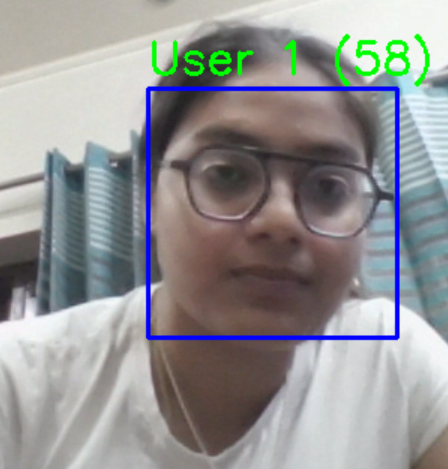
#> input picture User.png, 448 x 469 px, given in place of the camera
$ jupyter execute data_collection.ipynb
#> lines starting #> are read from the running program, lines starting #| are printed output that depends on the picture; after the words box and inside, x2 and y2 are one past the last pixel; in counts of white or black regions, pixels touching at a corner belong together
[cell 1]
import cv2
import numpy as np
import time

name = input("Enter your name: ")
#> the answer given: User.png

cap = cv2.VideoCapture(0)

classifier = cv2.CascadeClassifier(
    cv2.data.haarcascades + "haarcascade_frontalface_default.xml"
)

# safety check
if classifier.empty():
    print("Error loading cascade file")
    exit()

f_list = []
count = 0

while True:
    ret, frame = cap.read()
#> frame is the input picture: shape (469, 448, 3); mean B, G, R 148.9, 148, 147.8
    if not ret:
        continue

    gray = cv2.cvtColor(frame, cv2.COLOR_BGR2GRAY)
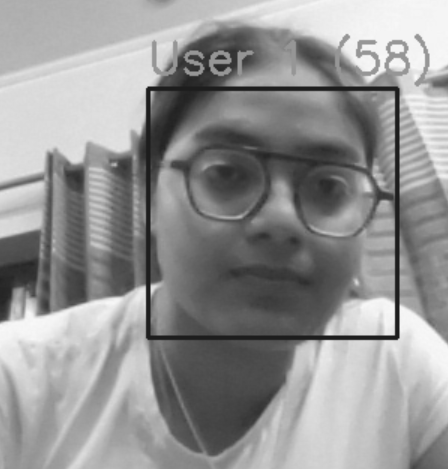
#> gray: shape (469, 448); min 29, max 248, mean 148

    faces = classifier.detectMultiScale(gray, 1.2, 6)
#> faces = [[150, 87, 253, 253]]
    faces = sorted(faces, key=lambda x: x[2]*x[3], reverse=True)
    faces = faces[:1]

    if len(faces) == 1:
        x, y, w, h = faces[0]
#> x = 150; y = 87; w = 253; h = 253

        face = gray[y:y+h, x:x+w]
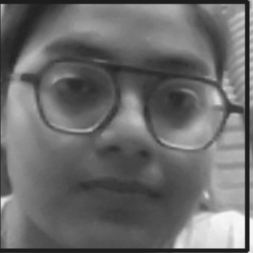
#> face: shape (253, 253); min 29, max 247, mean 106.6
        face = cv2.resize(face, (100, 100))
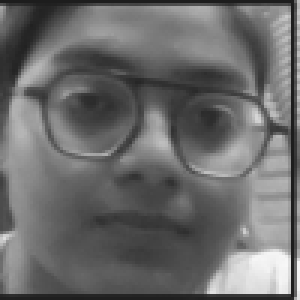
#> face: shape (100, 100) (shown 3 times larger); min 29, max 247, mean 106.5

        f_list.append(face)
        count += 1

        print(f"Captured {count}/50")

        cv2.rectangle(frame, (x,y), (x+w,y+h), (255,0,0), 2)
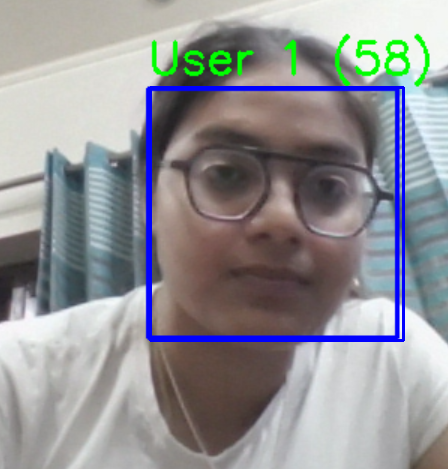
#> frame: shape (469, 448, 3); 1.08% of pixels changed, all inside (x1, y1, x2, y2) = (149, 86, 405, 342)

        time.sleep(0.2)  # avoid duplicate frames

    cv2.imshow("Collecting Faces", frame)

    if count == 50:
        break

    if cv2.waitKey(1) & 0xFF == 27:  # ESC to exit
#> (key Esc is pressed here)
        break

cap.release()
# save data
f_list = np.array(f_list)

try:
    data = np.load("faces.npy", allow_pickle=True).item()
except:
    data = {}

data[name] = f_list
np.save("faces.npy", data)

print("✅ Data saved successfully!")
